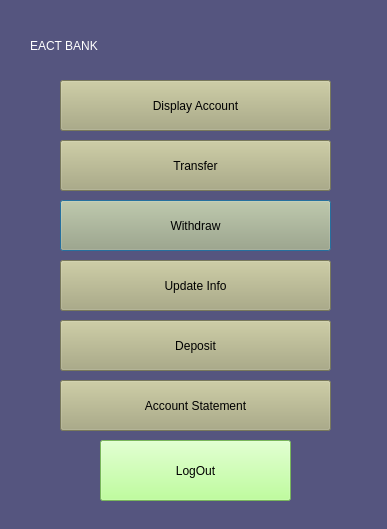
<?xml version="1.0" encoding="UTF-8"?>
<ui version="4.0">
 <class>Dialog</class>
 <widget class="QDialog" name="Dialog">
  <property name="geometry">
   <rect>
    <x>0</x>
    <y>0</y>
    <width>387</width>
    <height>529</height>
   </rect>
  </property>
  <property name="windowTitle">
   <string>EATC BANK CUSTOMER PAGE</string>
  </property>
  <property name="styleSheet">
   <string notr="true">background-color: rgb(85, 85, 127);</string>
  </property>
  <widget class="QPushButton" name="withdrawmoney">
   <property name="geometry">
    <rect>
     <x>60</x>
     <y>200</y>
     <width>271</width>
     <height>51</height>
    </rect>
   </property>
   <property name="styleSheet">
    <string notr="true">font: 75 18pt &quot;MS Shell Dlg 2&quot;;
background-color: rgb(170, 170, 127);
color: rgb(0, 0, 0);</string>
   </property>
   <property name="text">
    <string>Withdraw</string>
   </property>
  </widget>
  <widget class="QPushButton" name="depositmoney">
   <property name="geometry">
    <rect>
     <x>60</x>
     <y>320</y>
     <width>271</width>
     <height>51</height>
    </rect>
   </property>
   <property name="styleSheet">
    <string notr="true">font: 75 18pt &quot;MS Shell Dlg 2&quot;;
background-color: rgb(170, 170, 127);
color: rgb(0, 0, 0);</string>
   </property>
   <property name="text">
    <string>Deposit</string>
   </property>
  </widget>
  <widget class="QPushButton" name="displayacccount">
   <property name="geometry">
    <rect>
     <x>60</x>
     <y>80</y>
     <width>271</width>
     <height>51</height>
    </rect>
   </property>
   <property name="styleSheet">
    <string notr="true">font: 75 18pt &quot;MS Shell Dlg 2&quot;;
background-color: rgb(170, 170, 127);
color: rgb(0, 0, 0);</string>
   </property>
   <property name="text">
    <string>Display Account</string>
   </property>
  </widget>
  <widget class="QPushButton" name="changeinformation">
   <property name="geometry">
    <rect>
     <x>60</x>
     <y>260</y>
     <width>271</width>
     <height>51</height>
    </rect>
   </property>
   <property name="styleSheet">
    <string notr="true">font: 75 18pt &quot;MS Shell Dlg 2&quot;;
background-color: rgb(170, 170, 127);
color: rgb(0, 0, 0);</string>
   </property>
   <property name="text">
    <string>Update Info</string>
   </property>
  </widget>
  <widget class="QPushButton" name="logoutcustomer">
   <property name="geometry">
    <rect>
     <x>100</x>
     <y>440</y>
     <width>191</width>
     <height>61</height>
    </rect>
   </property>
   <property name="styleSheet">
    <string notr="true">background-color: rgb(170, 255, 127);
font: 75 16pt &quot;MS Shell Dlg 2&quot;;
color: rgb(0, 0, 0);</string>
   </property>
   <property name="text">
    <string>LogOut</string>
   </property>
  </widget>
  <widget class="QPushButton" name="accountstatement">
   <property name="geometry">
    <rect>
     <x>60</x>
     <y>380</y>
     <width>271</width>
     <height>51</height>
    </rect>
   </property>
   <property name="styleSheet">
    <string notr="true">font: 75 18pt &quot;MS Shell Dlg 2&quot;;
background-color: rgb(170, 170, 127);
color: rgb(0, 0, 0);</string>
   </property>
   <property name="text">
    <string>Account Statement</string>
   </property>
  </widget>
  <widget class="QPushButton" name="moneytransfer">
   <property name="geometry">
    <rect>
     <x>60</x>
     <y>140</y>
     <width>271</width>
     <height>51</height>
    </rect>
   </property>
   <property name="styleSheet">
    <string notr="true">font: 75 18pt &quot;MS Shell Dlg 2&quot;;
background-color: rgb(170, 170, 127);
color: rgb(0, 0, 0);</string>
   </property>
   <property name="text">
    <string>Transfer</string>
   </property>
  </widget>
  <widget class="QLabel" name="label_6">
   <property name="geometry">
    <rect>
     <x>30</x>
     <y>20</y>
     <width>321</width>
     <height>51</height>
    </rect>
   </property>
   <property name="styleSheet">
    <string notr="true">color: rgb(255, 255, 255);
font: 26pt &quot;Matura MT Script Capitals&quot;;</string>
   </property>
   <property name="text">
    <string>EACT BANK</string>
   </property>
  </widget>
 </widget>
 <resources/>
 <connections/>
</ui>
